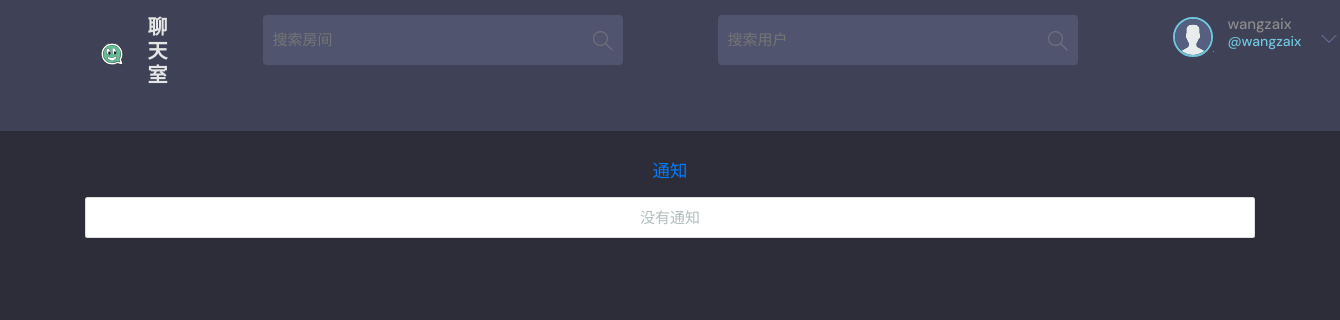
The app's page /notifications/ (signed in), older data.
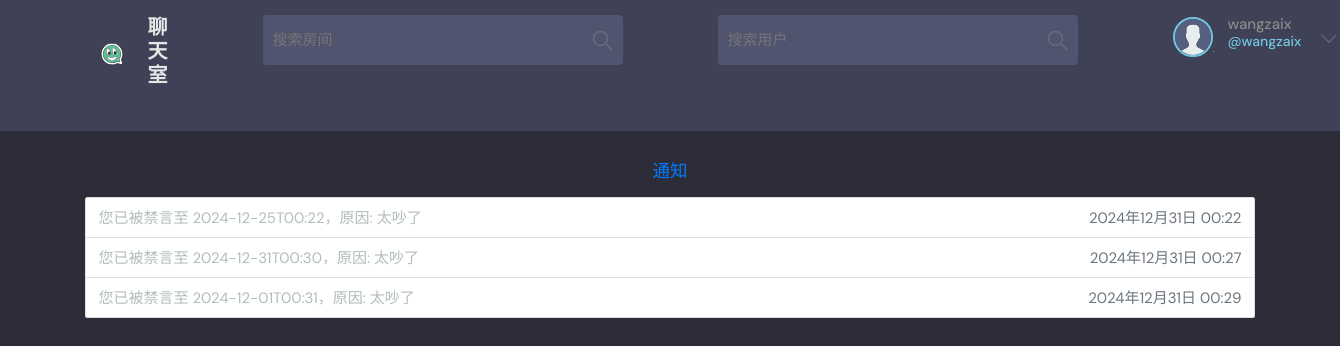
The same page, newer data.
### base/models.py (models this page shows, shortened)
class Notification(models.Model):
    user = models.ForeignKey(User, on_delete=models.CASCADE, verbose_name='用户')
    message = models.CharField(max_length=255, verbose_name='通知内容')
    timestamp = models.DateTimeField(auto_now_add=True, verbose_name='时间戳')
    is_read = models.BooleanField(default=False, verbose_name='是否已读')
    class Meta:
        verbose_name = '通知'
        verbose_name_plural = '通知列表'

### base/views.py (the view)
# urls.py: path('notifications/', views.notifications_view, name='notifications'),
@login_required(login_url='/login')  # 确保用户已登录
def notifications_view(request):
    notifications = request.user.notification_set.all()
    return render(request, 'base/notifications.html', {'notifications': notifications})

### base/templates/base/notifications.html
{% extends 'main.html' %}
{% block content %}
<main class="layout layout--3 container mt-5">
    <h3 class="notification-title text-center text-primary mb-4">通知</h3>
    <ul class="notification-list list-group">
        {% for notification in notifications %}
            <li class="notification-item list-group-item d-flex justify-content-between align-items-center">
                <div>
                    {{ notification.message }}
                </div>
                <span class="notification-timestamp text-muted">{{ notification.timestamp }}</span>
            </li>
        {% empty %}
            <li class="empty-notification list-group-item text-center">没有通知</li>
        {% endfor %}
    </ul>
</main>
{% endblock %}

Row changes from the older to the newer data that the page shows:
added Notification: message "您已被禁言至 2024-12-25T00:22，原因: 太吵了", timestamp "2024年12月31日 00:22"
added Notification: message "您已被禁言至 2024-12-31T00:30，原因: 太吵了", timestamp "2024年12月31日 00:27"
added Notification: message "您已被禁言至 2024-12-01T00:31，原因: 太吵了", timestamp "2024年12月31日 00:29"
Text that changed along with them:
text no longer shown: "没有通知"
